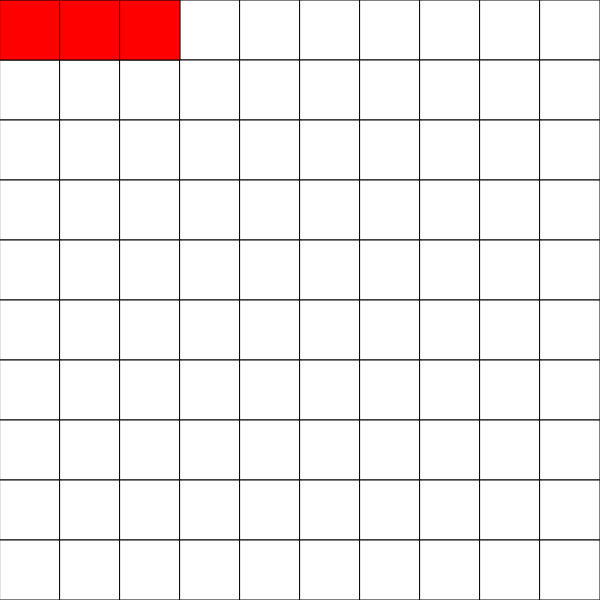
Frame 1 (no input)
Frame 60 (no input): identical to frame 1, image omitted
Frame 120 (the mouse pressed at the canvas centre since frame 60): identical to frame 1, image omitted

The p5.js sketch that drew this single still picture (run headless with seeded random() and noise() and a simulated clock; from frame 60 on, the mouse is pressed at the canvas centre):

// p5.js sketch
// ── sketch.js
var canvasWidth = 600;
var canvasHeight = 600;
var numRows = 10;
var numCols = 10;
var boxWidth = canvasWidth/numCols;
var boxHeight = canvasHeight/numRows;
var grid = [];
var ships = [];

function setup() {
    createCanvas(canvasWidth, canvasHeight);
    drawGrid();
    for(let i = 0; i < 3; i++) {
        ships.push(new Battleship(i*boxWidth, 0));
    }

    fill('red');
    for(let i = 0; i < ships.length; i++) {
        rect(ships[i].x, ships[i].y, boxWidth, boxHeight);
    }
}

function draw() {

}

function mouseClicked() {

}

function drawGrid() {
    for(let i = 0; i < numRows; i++) {
        let col = [];
        for(let j = 0; j < numCols; j++) {
            col.push(j*boxWidth);
        }
        grid.push(col);
    }

    for(let i = 0; i < grid.length; i++) {
        for(let j = 0; j < grid[i].length; j++) {
            rect(grid[i][j], i * boxHeight, boxWidth, boxHeight);
        }
    }
    //console.log(grid);
}
// ── battleship.js
class Battleship {
    constructor(x, y) {
        this.x = x;
        this.y = y;
        this.hit = false;
    }
}
